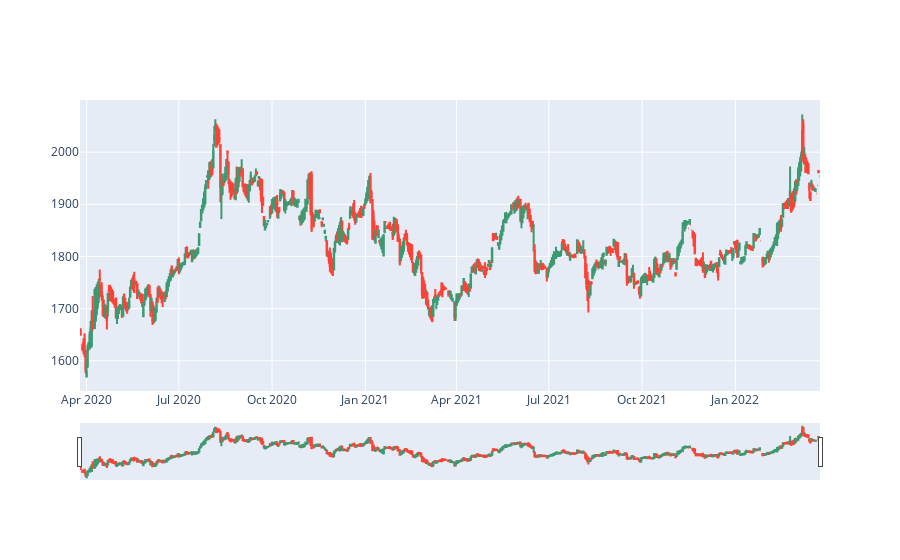

The cell this chart's notebook holds for it:
### Code cell
fig = go.Figure(data=[go.Candlestick(x=df['Date'],
                open=df['Open'],
                high=df['High'],
                low=df['Low'],
                close=df['Close'])])

fig.show()

### Figure 1 — Plotly figure (JSON) as saved in the notebook; plotly's stock layout.template omitted (floating-point values rounded to 4 significant figures; data arrays with more than 128 entries replaced by an {"elided": "..."} marker saying what was removed)
{"data": [{"close": {"elided": "730 float values"}, "high": {"elided": "730 float values"}, "low": {"elided": "730 float values"}, "open": {"elided": "730 float values"}, "type": "candlestick", "x": {"elided": "730 str values"}}], "layout": {}}
